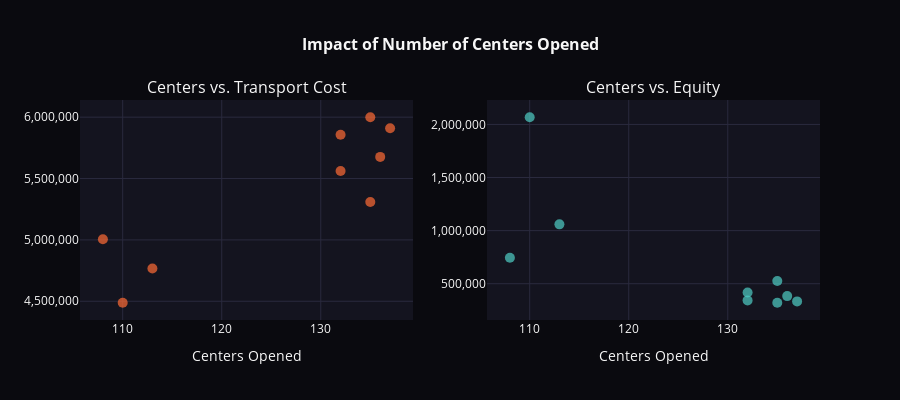

Here is the notebook cell this chart was saved with:
### Markdown cell above
---
## 3. Centers Opened vs. Objective Trade-off

### Code cell
fig = make_subplots(rows=1, cols=2, subplot_titles=('Centers vs. Transport Cost', 'Centers vs. Equity'))

fig.add_trace(go.Scatter(
    x=pareto_df['num_centers'], y=pareto_df['avg_transport_cost'],
    mode='markers',
    marker=dict(size=10, color=COLORS['primary'], opacity=0.7),
    hovertemplate='Centers: %{x}<br>Cost: %{y:,.0f}<extra></extra>'
), row=1, col=1)

fig.add_trace(go.Scatter(
    x=pareto_df['num_centers'], y=pareto_df['avg_equity_t'],
    mode='markers',
    marker=dict(size=10, color=COLORS['secondary'], opacity=0.7),
    hovertemplate='Centers: %{x}<br>Worst Unmet: %{y:,.0f}<extra></extra>'
), row=1, col=2)

fig.update_layout(
    title=dict(text="<b>Impact of Number of Centers Opened</b>", x=0.5, font=dict(size=16, color=COLORS['text'])),
    plot_bgcolor=COLORS['surface'],
    paper_bgcolor=COLORS['background'],
    font=dict(color=COLORS['text']),
    showlegend=False,
    height=400
)
fig.update_xaxes(title_text='Centers Opened', gridcolor=COLORS['grid'])
fig.update_yaxes(gridcolor=COLORS['grid'], tickformat=',')

fig.show()

### Figure 1 — Plotly figure (JSON) as saved in the notebook; plotly's stock layout.template omitted (floating-point values rounded to 4 significant figures)
{"data": [{"hovertemplate": "Centers: %{x}<br>Cost: %{y:,.0f}<extra></extra>", "marker": {"color": "#ff6b35", "opacity": 0.7, "size": 10}, "mode": "markers", "type": "scatter", "x": [110, 113, 108, 135, 132, 136, 132, 137, 135], "xaxis": "x", "y": [4488000.0, 4767000.0, 5005000.0, 5308000.0, 5561000.0, 5676000.0, 5856000.0, 5910000.0, 5999000.0], "yaxis": "y"}, {"hovertemplate": "Centers: %{x}<br>Worst Unmet: %{y:,.0f}<extra></extra>", "marker": {"color": "#4ecdc4", "opacity": 0.7, "size": 10}, "mode": "markers", "type": "scatter", "x": [110, 113, 108, 135, 132, 136, 132, 137, 135], "xaxis": "x2", "y": [2067000.0, 1059000.0, 744500.0, 524900.0, 416900.0, 383300.0, 343000.0, 333300.0, 320700.0], "yaxis": "y2"}], "layout": {"annotations": [{"font": {"size": 16}, "showarrow": false, "text": "Centers vs. Transport Cost", "x": 0.225, "xanchor": "center", "xref": "paper", "y": 1, "yanchor": "bottom", "yref": "paper"}, {"font": {"size": 16}, "showarrow": false, "text": "Centers vs. Equity", "x": 0.775, "xanchor": "center", "xref": "paper", "y": 1, "yanchor": "bottom", "yref": "paper"}], "font": {"color": "#f7f7f7"}, "height": 400, "paper_bgcolor": "#0a0a0f", "plot_bgcolor": "#14141f", "showlegend": false, "title": {"font": {"color": "#f7f7f7", "size": 16}, "text": "<b>Impact of Number of Centers Opened</b>", "x": 0.5}, "xaxis": {"anchor": "y", "domain": [0, 0.45], "gridcolor": "#2a2a3e", "title": {"text": "Centers Opened"}}, "xaxis2": {"anchor": "y2", "domain": [0.55, 1], "gridcolor": "#2a2a3e", "title": {"text": "Centers Opened"}}, "yaxis": {"anchor": "x", "domain": [0, 1], "gridcolor": "#2a2a3e", "tickformat": ","}, "yaxis2": {"anchor": "x2", "domain": [0, 1], "gridcolor": "#2a2a3e", "tickformat": ","}}}
